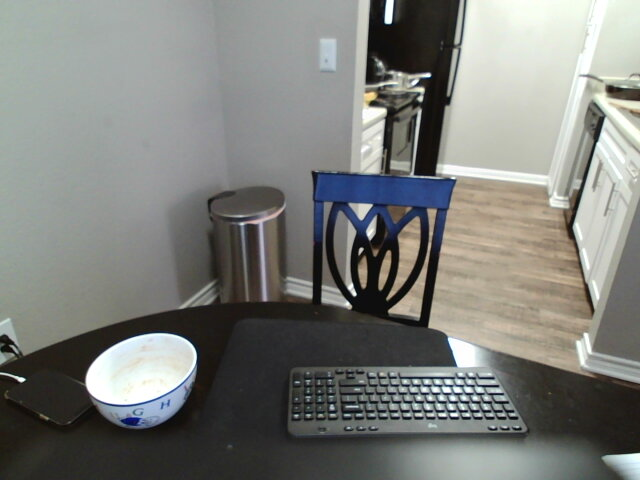
//> input picture Resources/NoPeanutButter.jpg, 640 x 480 px
$ ./E14   (built with g++ and OpenCV 4)
//> lines starting //> are read from the running program, lines starting //| are printed output that depends on the picture
// // Approximate a bilateral (edge preserving) smoothing filter. Find the major edges
// in an image and hold these aside. Then use cv::pyrMeanShiftFiltering() to
// segment the image into regions. Smooth each of these regions separately and
// then alpha-blend these smooth regions together with the edge image into one
// whole image that smooths regions but preserves the edges.

// Methods to find major edges: erosion and bitwise xor, two similar images and subtraction, morphological gradient, sobel filter, scharr, and laplacian

#include <opencv2/opencv.hpp>
#include <stdio.h>
#include <iostream>


int main(int argc, char** argv){
    std::string path = "../Resources/NoPeanutButter.jpg";
    //std::string path2 = "../Resources/img2.jpg";
    cv::Mat img;
    //cv::Mat img2;

    if (argc >1){
        cv::Mat img = cv::imread(argv[1],-1);
        //cv::Mat img2 = cv::imread(argv[2],-1);
}

    cv::namedWindow("original", cv::WINDOW_AUTOSIZE);
    cv::namedWindow("interiors", cv::WINDOW_AUTOSIZE);
    cv::namedWindow("edges", cv::WINDOW_AUTOSIZE);
    cv::namedWindow("result", cv::WINDOW_AUTOSIZE);
    if( img.empty()) {
        img = cv::imread(path, cv::IMREAD_COLOR);
//> img is the input picture: 480 rows x 640 cols, CV_8UC3; mean B, G, R 122.7, 126.8, 125.2
        //img2 = cv::imread(path2, cv::IMREAD_COLOR);
        if( img.empty()) {
            std::cout << "No image provided";
            return -1;
        }
    }

    // Format image here
    cv::Mat fImg = img.clone(), fImgBW;
    cv::resize(fImg,fImg,cv::Size(600,600));
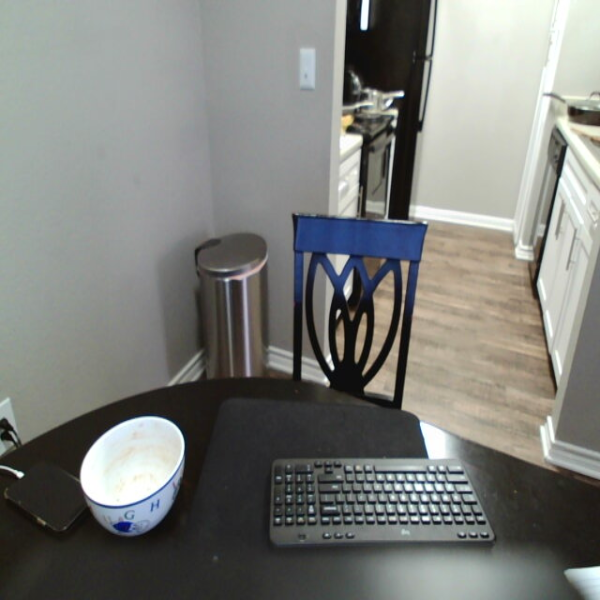
//> fImg: 600 rows x 600 cols, CV_8UC3; mean B, G, R 122.7, 126.7, 125.2
    cv::cvtColor(fImg,fImgBW,cv::COLOR_BGR2GRAY);
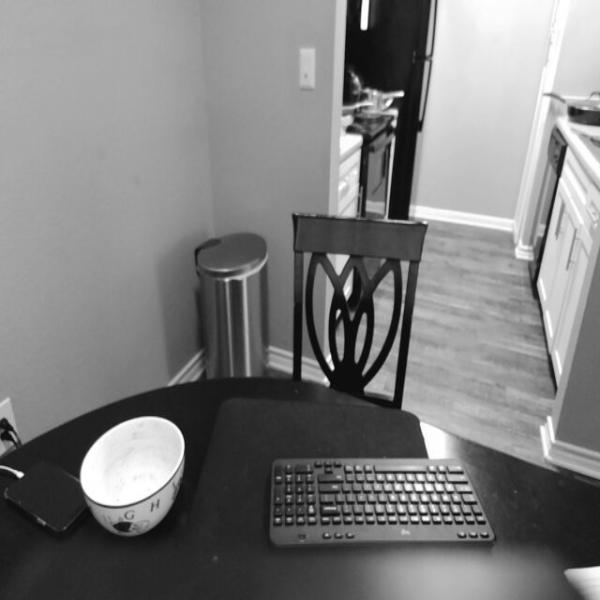
//> fImgBW: 600 rows x 600 cols, CV_8UC1; min 7, max 255, mean 125.8


    // Process image here
    cv::Mat proc1 = fImg.clone(), proc2 = fImg.clone();
    cv::Mat edgeMask,interiorMask, result;
    // [9 lines of commented-out code are left out]
    cv::morphologyEx(fImgBW,proc1,cv::MORPH_OPEN,cv::Mat(),cv::Point(-1,-1),2);
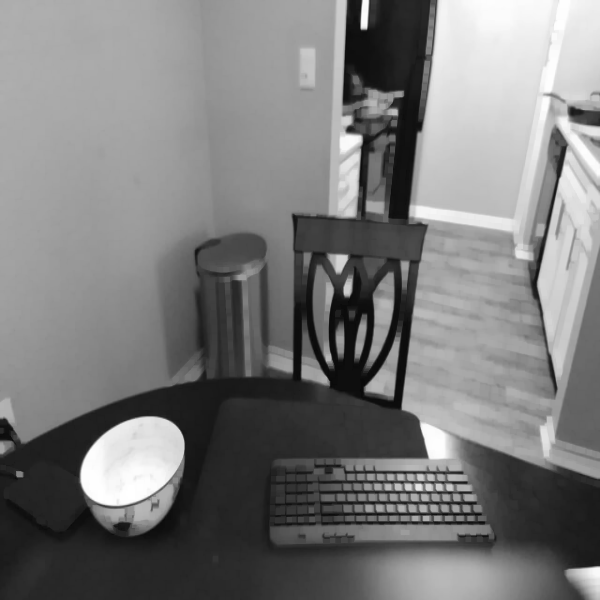
//> proc1: 600 rows x 600 cols, CV_8UC1; min 7, max 255, mean 123.4
    // [4 lines of commented-out code are left out]
    cv::Canny(proc1,proc1,60,60);
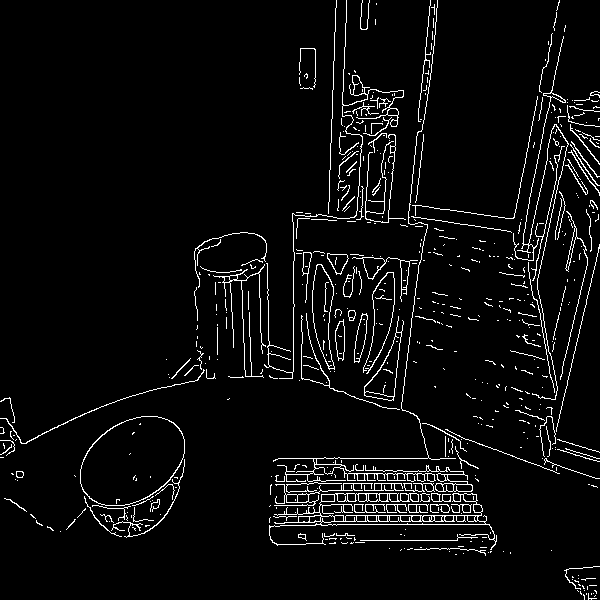
//> proc1: 600 rows x 600 cols, CV_8UC1; 4.6% white in thin lines or dots
    // cv::dilate(proc1,proc1, cv::Mat());
    // cv::findContours(proc1,proc1,cv::RetrievalModes)
    // cv::Sobel(proc1,proc1,CV_8U,1,0);
    // cv::Sobel(proc2,proc2,CV_8U,0,1);
    cv::compare(proc1,0,edgeMask,cv::CMP_NE); // create a mask by finding where edges are
    // cv::threshold(edgeMask,edgeMask,1,255,cv::THRESH_BINARY);
    // cv::dilate(edgeMask,edgeMask, cv::Mat());
    cv::pyrMeanShiftFiltering(fImg,result,30,30,0);
    result.setTo(0,proc1);
    cv::add(result, fImg,result,edgeMask);
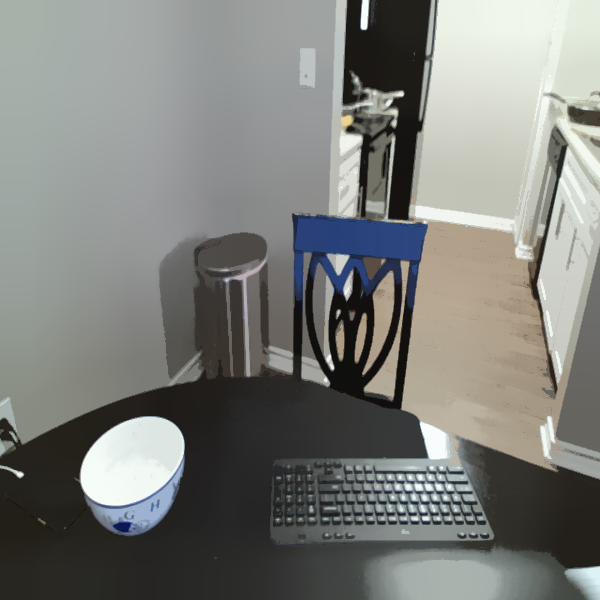
//> result: 600 rows x 600 cols, CV_8UC3; mean B, G, R 122.8, 126.9, 125.4
    // cv::dilate(edgeMask,edgeMask, cv::Mat());
    // cv::compare(edgeMask,0,interiorMask,cv::CMP_EQ); // get the inverse of the edge mask

    cv::imshow("interiors",proc1);
    cv::imshow("result",result);
    // [30 lines of commented-out code are left out]
    std::cout << "Showing the images combined with good edges" << std::endl;
    // [4 lines of commented-out code are left out]
    cv::waitKey(0);
    cv::destroyAllWindows();
    return 0;

}

// Finished doing meanshiftSegmentation. It's an interesting concept, grouping all colors into
// categories and then assigning all the colors that hit the maxima or modes as they like to call them
// into whatever maxima they reach. Finnicky about the color radius and distance radius.
// The pyr parameter I think determines how many times to pyramid down the image and do the processing from there.
// This makes the whole process faster and allows the image to rescale back up and have better speed. and simultaneously reblend everything together

$ run again, with Resources/Arm1.jpg copied over Resources/NoPeanutButter.jpg
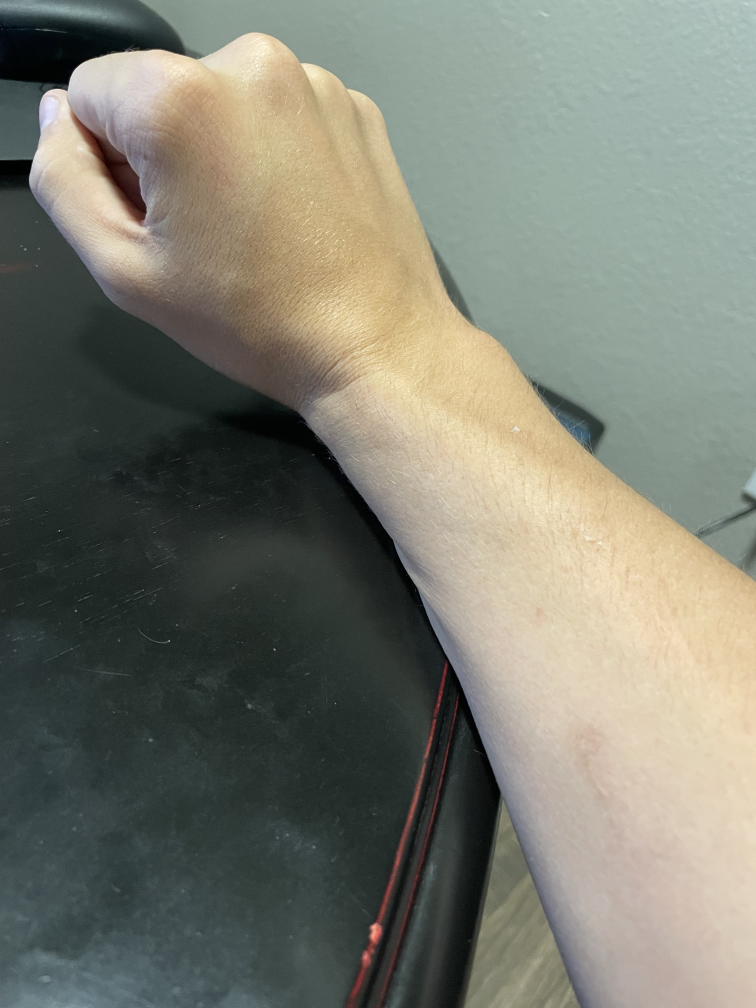
//> input picture Resources/Arm1.jpg, 3024 x 4032 px (shown at 1/4 size)
//> img is the input picture: 4032 rows x 3024 cols, CV_8UC3; mean B, G, R 113, 124.8, 123.3
//> `cv::Canny(proc1,proc1,60,60);`:
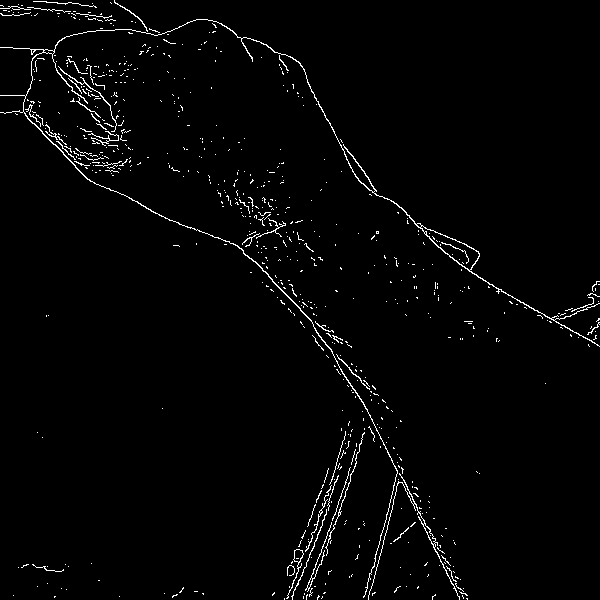
//> proc1: 600 rows x 600 cols, CV_8UC1; 2% white in thin lines or dots
//> `cv::add(result, fImg,result,edgeMask);`:
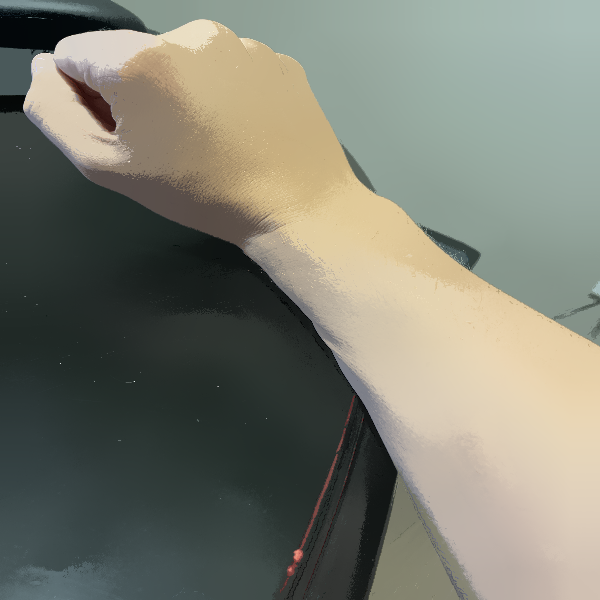
//> result: 600 rows x 600 cols, CV_8UC3; mean B, G, R 113, 125.2, 123.8

$ run again, with Resources/Arm2.jpg copied over Resources/NoPeanutButter.jpg
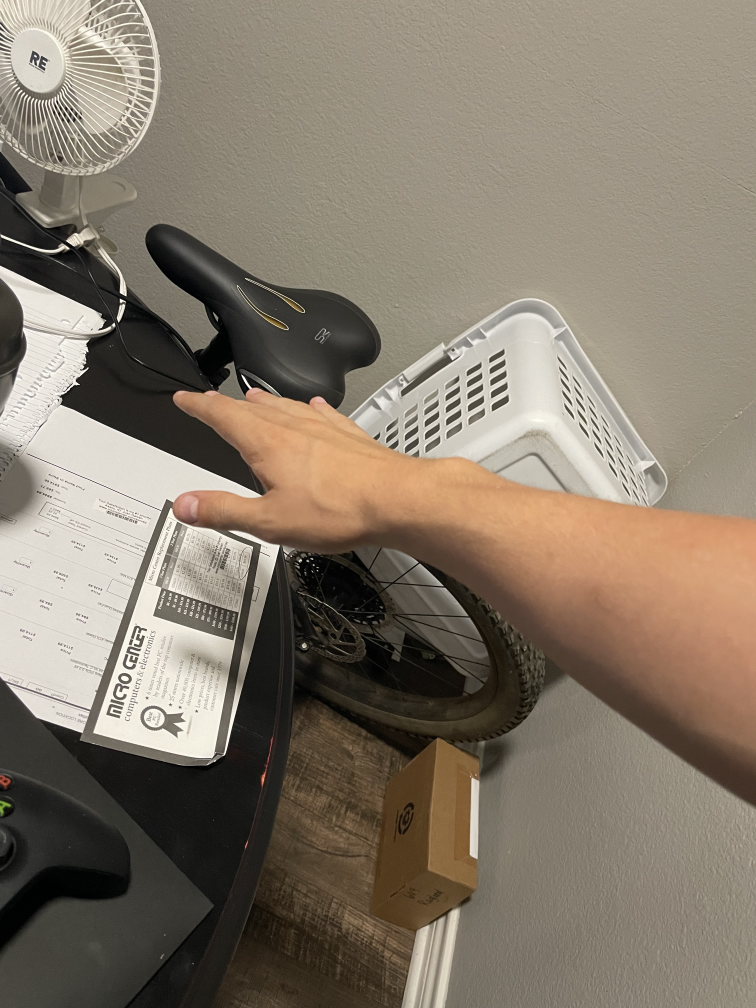
//> input picture Resources/Arm2.jpg, 3024 x 4032 px (shown at 1/4 size)
//> img is the input picture: 4032 rows x 3024 cols, CV_8UC3; mean B, G, R 106.8, 121.5, 132.7
//> `cv::Canny(proc1,proc1,60,60);`:
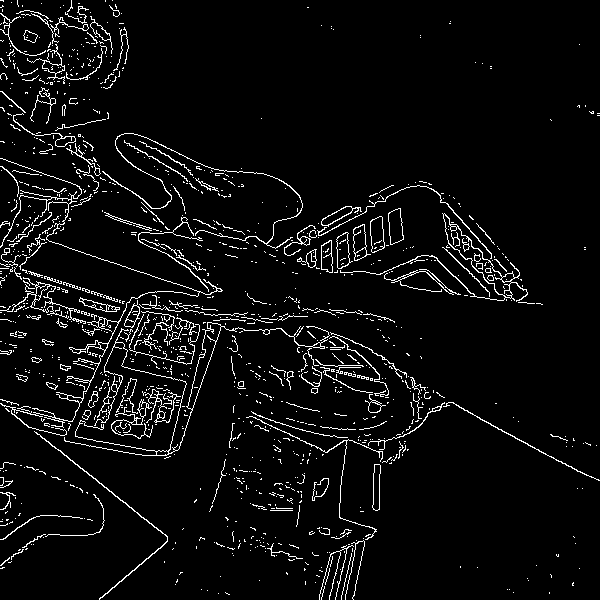
//> proc1: 600 rows x 600 cols, CV_8UC1; 5.1% white in thin lines or dots
//> `cv::add(result, fImg,result,edgeMask);`:
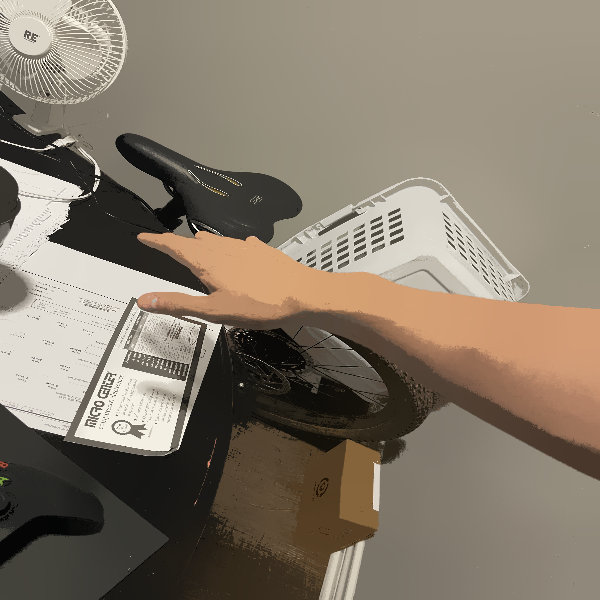
//> result: 600 rows x 600 cols, CV_8UC3; mean B, G, R 106.7, 121.6, 132.8

$ run again, with Resources/Arm3.jpg copied over Resources/NoPeanutButter.jpg
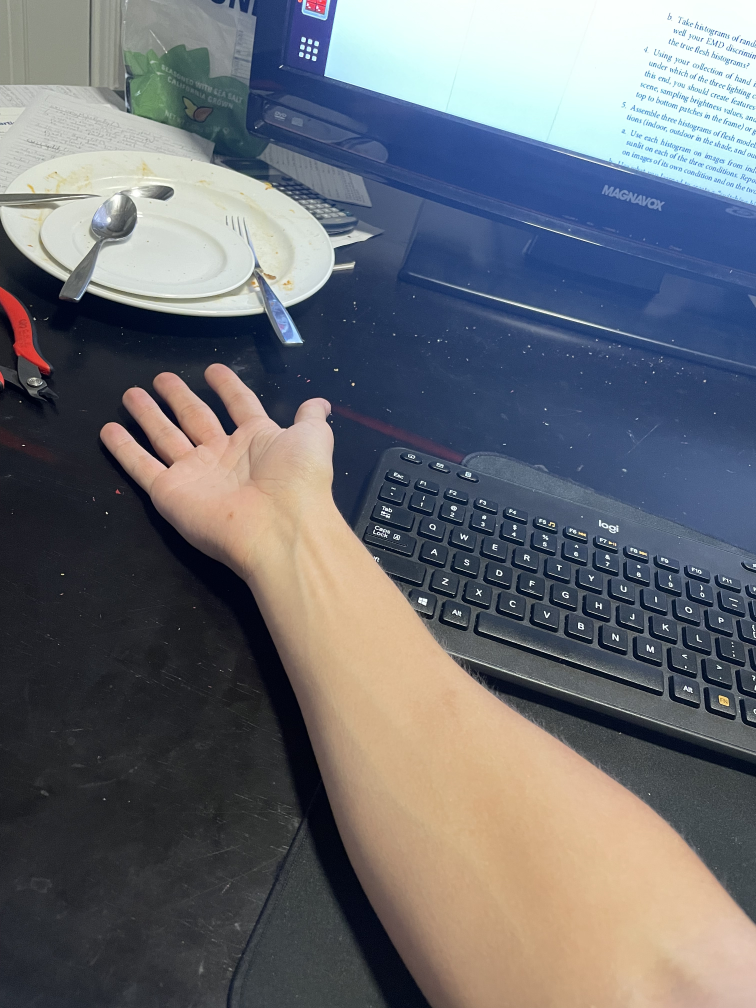
//> input picture Resources/Arm3.jpg, 3024 x 4032 px (shown at 1/4 size)
//> img is the input picture: 4032 rows x 3024 cols, CV_8UC3; mean B, G, R 115.1, 109.2, 106.5
//> `cv::Canny(proc1,proc1,60,60);`:
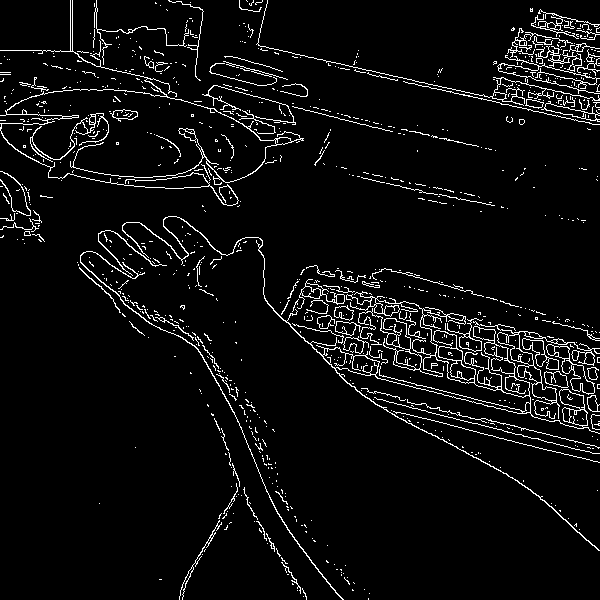
//> proc1: 600 rows x 600 cols, CV_8UC1; 5.3% white in thin lines or dots
//> `cv::add(result, fImg,result,edgeMask);`:
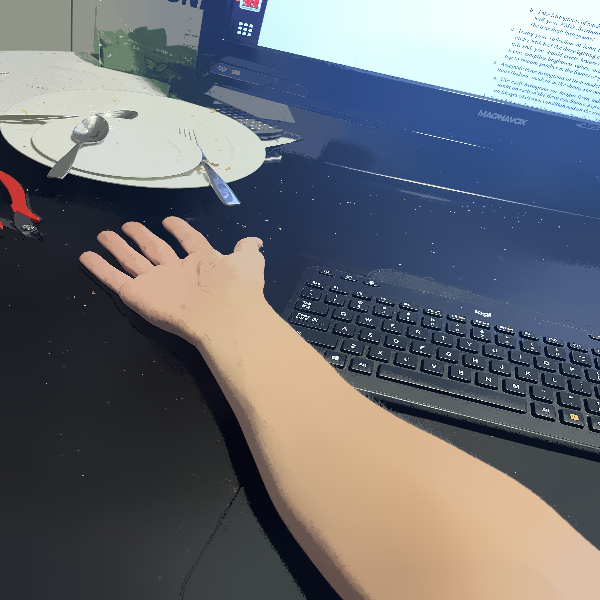
//> result: 600 rows x 600 cols, CV_8UC3; mean B, G, R 115.1, 109.5, 106.8
